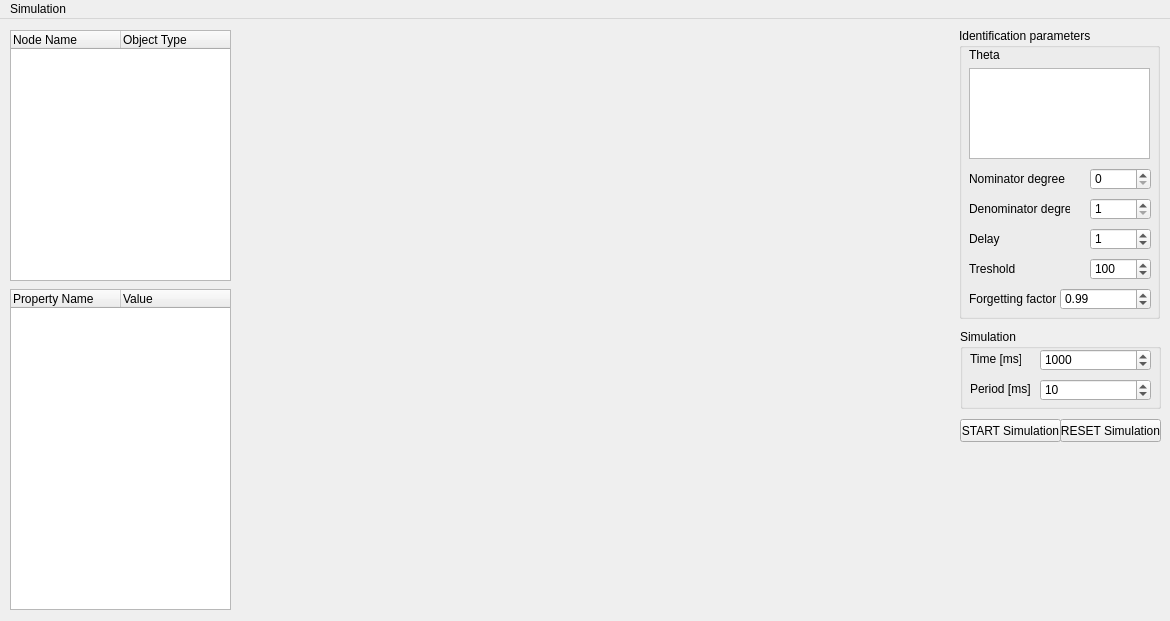
<?xml version="1.0" encoding="UTF-8"?>
<ui version="4.0">
 <class>MainWindow</class>
 <widget class="QMainWindow" name="MainWindow">
  <property name="geometry">
   <rect>
    <x>0</x>
    <y>0</y>
    <width>1170</width>
    <height>621</height>
   </rect>
  </property>
  <property name="minimumSize">
   <size>
    <width>791</width>
    <height>0</height>
   </size>
  </property>
  <property name="windowTitle">
   <string>Simulation Loop</string>
  </property>
  <widget class="QWidget" name="centralWidget">
   <widget class="QCustomPlot" name="customPlot" native="true">
    <property name="geometry">
     <rect>
      <x>240</x>
      <y>10</y>
      <width>711</width>
      <height>281</height>
     </rect>
    </property>
   </widget>
   <widget class="QPushButton" name="startButton">
    <property name="geometry">
     <rect>
      <x>960</x>
      <y>400</y>
      <width>101</width>
      <height>23</height>
     </rect>
    </property>
    <property name="text">
     <string>START Simulation</string>
    </property>
   </widget>
   <widget class="QCustomPlot" name="customPlot_2" native="true">
    <property name="geometry">
     <rect>
      <x>240</x>
      <y>300</y>
      <width>711</width>
      <height>291</height>
     </rect>
    </property>
   </widget>
   <widget class="QPushButton" name="resetButton">
    <property name="geometry">
     <rect>
      <x>1060</x>
      <y>400</y>
      <width>101</width>
      <height>23</height>
     </rect>
    </property>
    <property name="text">
     <string>RESET Simulation</string>
    </property>
   </widget>
   <widget class="QGroupBox" name="groupBox">
    <property name="geometry">
     <rect>
      <x>960</x>
      <y>310</y>
      <width>201</width>
      <height>80</height>
     </rect>
    </property>
    <property name="title">
     <string>Simulation</string>
    </property>
    <widget class="QLabel" name="label">
     <property name="geometry">
      <rect>
       <x>10</x>
       <y>20</y>
       <width>51</width>
       <height>20</height>
      </rect>
     </property>
     <property name="text">
      <string>Time [ms]:</string>
     </property>
    </widget>
    <widget class="QSpinBox" name="timeSpinBox">
     <property name="geometry">
      <rect>
       <x>80</x>
       <y>20</y>
       <width>111</width>
       <height>22</height>
      </rect>
     </property>
     <property name="minimum">
      <number>1</number>
     </property>
     <property name="maximum">
      <number>100000</number>
     </property>
     <property name="value">
      <number>1000</number>
     </property>
    </widget>
    <widget class="QLabel" name="label_2">
     <property name="geometry">
      <rect>
       <x>10</x>
       <y>50</y>
       <width>61</width>
       <height>20</height>
      </rect>
     </property>
     <property name="text">
      <string>Period [ms]:</string>
     </property>
    </widget>
    <widget class="QSpinBox" name="periodSpinBox">
     <property name="geometry">
      <rect>
       <x>80</x>
       <y>50</y>
       <width>111</width>
       <height>22</height>
      </rect>
     </property>
     <property name="minimum">
      <number>1</number>
     </property>
     <property name="maximum">
      <number>100000</number>
     </property>
     <property name="value">
      <number>10</number>
     </property>
    </widget>
   </widget>
   <widget class="QGroupBox" name="groupBox_2">
    <property name="geometry">
     <rect>
      <x>959</x>
      <y>9</y>
      <width>201</width>
      <height>291</height>
     </rect>
    </property>
    <property name="title">
     <string>Identification parameters</string>
    </property>
    <widget class="QTextEdit" name="thetaTextEdit">
     <property name="geometry">
      <rect>
       <x>10</x>
       <y>40</y>
       <width>181</width>
       <height>91</height>
      </rect>
     </property>
     <property name="readOnly">
      <bool>true</bool>
     </property>
    </widget>
    <widget class="QLabel" name="label_3">
     <property name="geometry">
      <rect>
       <x>10</x>
       <y>20</y>
       <width>46</width>
       <height>13</height>
      </rect>
     </property>
     <property name="text">
      <string>Theta</string>
     </property>
    </widget>
    <widget class="QSpinBox" name="nomDegSpinBox">
     <property name="geometry">
      <rect>
       <x>131</x>
       <y>140</y>
       <width>61</width>
       <height>22</height>
      </rect>
     </property>
     <property name="minimum">
      <number>0</number>
     </property>
     <property name="value">
      <number>0</number>
     </property>
    </widget>
    <widget class="QDoubleSpinBox" name="forgettingFactorSpinBox">
     <property name="geometry">
      <rect>
       <x>101</x>
       <y>260</y>
       <width>91</width>
       <height>22</height>
      </rect>
     </property>
     <property name="minimum">
      <double>0.000000000000000</double>
     </property>
     <property name="maximum">
      <double>1.000000000000000</double>
     </property>
     <property name="singleStep">
      <double>0.000100000000000</double>
     </property>
     <property name="value">
      <double>0.990000000000000</double>
     </property>
    </widget>
    <widget class="QSpinBox" name="denomDegSpinBox">
     <property name="geometry">
      <rect>
       <x>131</x>
       <y>170</y>
       <width>61</width>
       <height>22</height>
      </rect>
     </property>
     <property name="minimum">
      <number>1</number>
     </property>
     <property name="value">
      <number>1</number>
     </property>
    </widget>
    <widget class="QSpinBox" name="delayBoxSpinBox">
     <property name="geometry">
      <rect>
       <x>131</x>
       <y>200</y>
       <width>61</width>
       <height>22</height>
      </rect>
     </property>
     <property name="value">
      <number>1</number>
     </property>
    </widget>
    <widget class="QSpinBox" name="histLenSpinBox">
     <property name="geometry">
      <rect>
       <x>131</x>
       <y>230</y>
       <width>61</width>
       <height>22</height>
      </rect>
     </property>
     <property name="minimum">
      <number>1</number>
     </property>
     <property name="maximum">
      <number>6000</number>
     </property>
     <property name="value">
      <number>100</number>
     </property>
    </widget>
    <widget class="QLabel" name="label_4">
     <property name="geometry">
      <rect>
       <x>10</x>
       <y>140</y>
       <width>101</width>
       <height>21</height>
      </rect>
     </property>
     <property name="text">
      <string>Nominator degree</string>
     </property>
    </widget>
    <widget class="QLabel" name="label_5">
     <property name="geometry">
      <rect>
       <x>10</x>
       <y>170</y>
       <width>101</width>
       <height>21</height>
      </rect>
     </property>
     <property name="text">
      <string>Denominator degree</string>
     </property>
    </widget>
    <widget class="QLabel" name="label_6">
     <property name="geometry">
      <rect>
       <x>10</x>
       <y>200</y>
       <width>101</width>
       <height>21</height>
      </rect>
     </property>
     <property name="text">
      <string>Delay</string>
     </property>
    </widget>
    <widget class="QLabel" name="label_7">
     <property name="geometry">
      <rect>
       <x>10</x>
       <y>230</y>
       <width>101</width>
       <height>21</height>
      </rect>
     </property>
     <property name="text">
      <string>Treshold</string>
     </property>
    </widget>
    <widget class="QLabel" name="label_8">
     <property name="geometry">
      <rect>
       <x>10</x>
       <y>260</y>
       <width>101</width>
       <height>21</height>
      </rect>
     </property>
     <property name="text">
      <string>Forgetting factor</string>
     </property>
    </widget>
   </widget>
   <widget class="QTreeWidget" name="simulationTree">
    <property name="geometry">
     <rect>
      <x>10</x>
      <y>11</y>
      <width>221</width>
      <height>251</height>
     </rect>
    </property>
    <property name="indentation">
     <number>15</number>
    </property>
    <property name="columnCount">
     <number>2</number>
    </property>
    <attribute name="headerVisible">
     <bool>true</bool>
    </attribute>
    <attribute name="headerCascadingSectionResizes">
     <bool>false</bool>
    </attribute>
    <attribute name="headerDefaultSectionSize">
     <number>110</number>
    </attribute>
    <column>
     <property name="text">
      <string>Node Name</string>
     </property>
    </column>
    <column>
     <property name="text">
      <string>Object Type</string>
     </property>
    </column>
   </widget>
   <widget class="QTreeWidget" name="propertyTree">
    <property name="geometry">
     <rect>
      <x>10</x>
      <y>270</y>
      <width>221</width>
      <height>321</height>
     </rect>
    </property>
    <property name="editTriggers">
     <set>QAbstractItemView::NoEditTriggers</set>
    </property>
    <property name="selectionBehavior">
     <enum>QAbstractItemView::SelectItems</enum>
    </property>
    <property name="indentation">
     <number>15</number>
    </property>
    <property name="columnCount">
     <number>2</number>
    </property>
    <attribute name="headerDefaultSectionSize">
     <number>110</number>
    </attribute>
    <column>
     <property name="text">
      <string>Property Name</string>
     </property>
    </column>
    <column>
     <property name="text">
      <string>Value</string>
     </property>
    </column>
   </widget>
   <zorder>groupBox_2</zorder>
   <zorder>customPlot</zorder>
   <zorder>startButton</zorder>
   <zorder>customPlot_2</zorder>
   <zorder>resetButton</zorder>
   <zorder>groupBox</zorder>
   <zorder>simulationTree</zorder>
   <zorder>propertyTree</zorder>
  </widget>
  <widget class="QMenuBar" name="menuBar">
   <property name="geometry">
    <rect>
     <x>0</x>
     <y>0</y>
     <width>1170</width>
     <height>21</height>
    </rect>
   </property>
   <widget class="QMenu" name="menuRegulation_Simulator">
    <property name="title">
     <string>Simulation</string>
    </property>
    <addaction name="actionLoad_Parameters"/>
    <addaction name="actionSave_Parameters"/>
   </widget>
   <addaction name="menuRegulation_Simulator"/>
  </widget>
  <action name="actionLoad_Parameters">
   <property name="text">
    <string>Load Parameters</string>
   </property>
  </action>
  <action name="actionSave_Parameters">
   <property name="text">
    <string>Save Parameters</string>
   </property>
  </action>
 </widget>
 <layoutdefault spacing="6" margin="11"/>
 <customwidgets>
  <customwidget>
   <class>QCustomPlot</class>
   <extends>QWidget</extends>
   <header>qcustomplot.h</header>
   <container>1</container>
  </customwidget>
 </customwidgets>
 <resources/>
 <connections/>
</ui>
